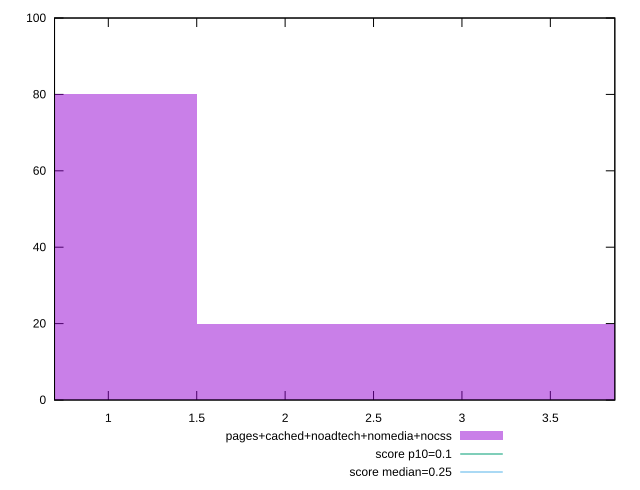

Source code (gnuplot):
reset

$pagesCachedNoadtechNomediaNocss <<EOF
0 80
3.001148538317287 20
EOF

set key outside below
set boxwidth 3.001148538317287
set xrange [0.6958385416666666:3.864670138888889]
set yrange [0:100]
set trange [0:100]
set style fill transparent solid 0.5 noborder

set parametric
set terminal svg size 640, 490 enhanced background rgb 'white'
set output "report_00023_2021-02-20T12:14:57.249Z/cumulative-layout-shift/comparison/histogram/4_vs_5.svg"

plot $pagesCachedNoadtechNomediaNocss title "pages+cached+noadtech+nomedia+nocss" with boxes, \
     0.1,t title "score p10=0.1", \
     0.25,t title "score median=0.25"

reset
